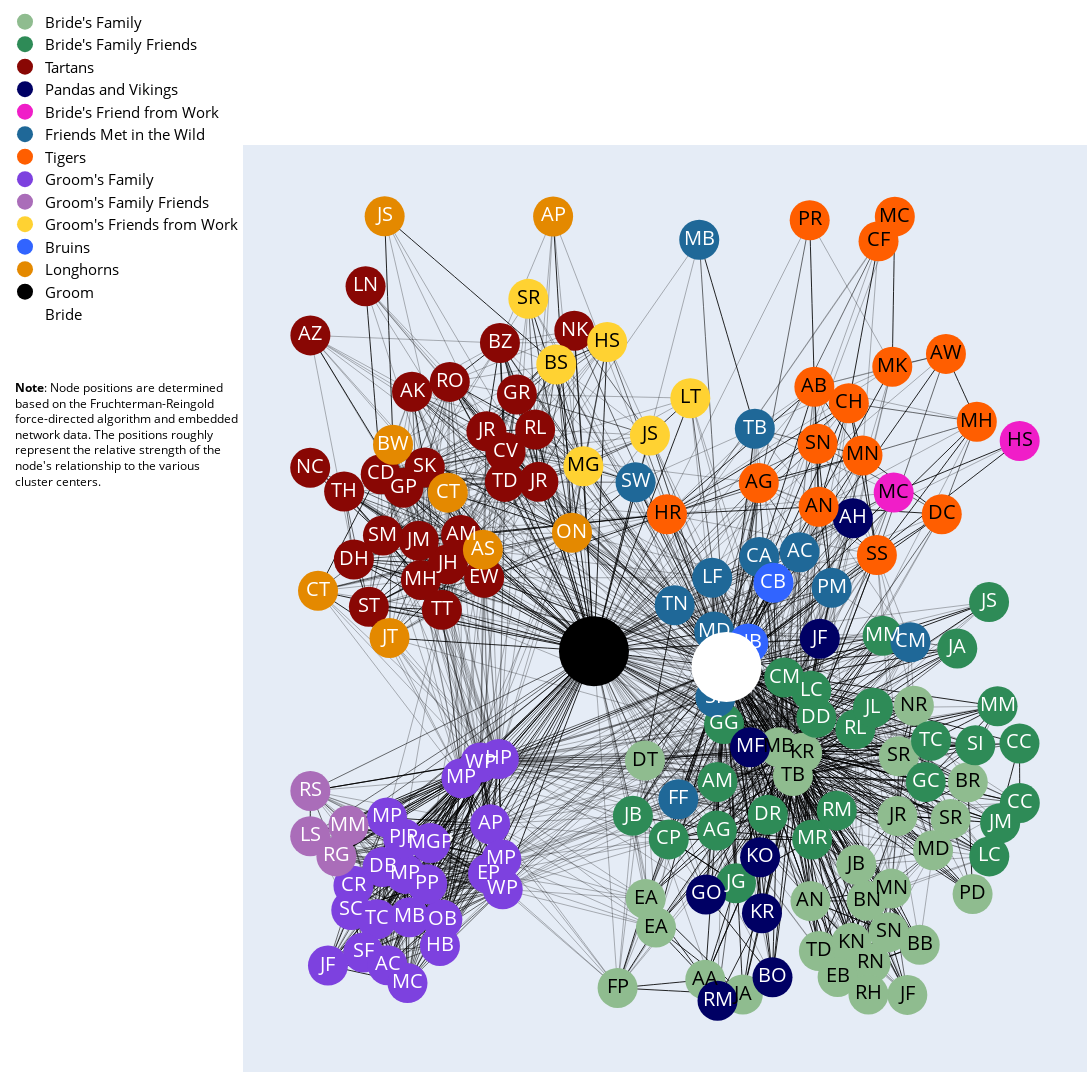

Notebook code for this chart:
### Code cell
fig = go.Figure(data=edge_traces + node_traces + display_name_traces,
                layout=go.Layout(
                    title=None,#"Mary and Richard's wedding guest network",
                    titlefont_size=24,
                    width=2000,
                    height=2000,
                    showlegend=True,
                    hovermode='closest',
                    margin=dict(b=20,l=20,r=5,t=20),
                    legend=dict(
                        yanchor="bottom", 
                        y=0.8, 
                        xanchor="right", 
                        x=0,
                        orientation="v",
                        font=dict(
                            size=15,
                            color="black")),
                    xaxis=dict(showgrid=False, zeroline=False, showticklabels=False),
                    yaxis=dict(showgrid=False, zeroline=False, showticklabels=False),
                    dragmode='pan')
                    )
fig.add_annotation(
    text="<b>Note</b>: Node positions are determined <br>based on the<a href='https://en.wikipedia.org/wiki/Force-directed_graph_drawing'> Fruchterman-Reingold <br>force-directed algorithm</a> and embedded <br>network data. The positions roughly <br>represent the relative strength of the <br>node's relationship to the various <br>cluster centers.", 
    align='left',
    showarrow=False,
    xref='paper',
    yref='paper',
    x=0.0,
    y=0.75,
    xanchor="right",
    font=dict(
        size=12,
        color="black"))
fig.show()
